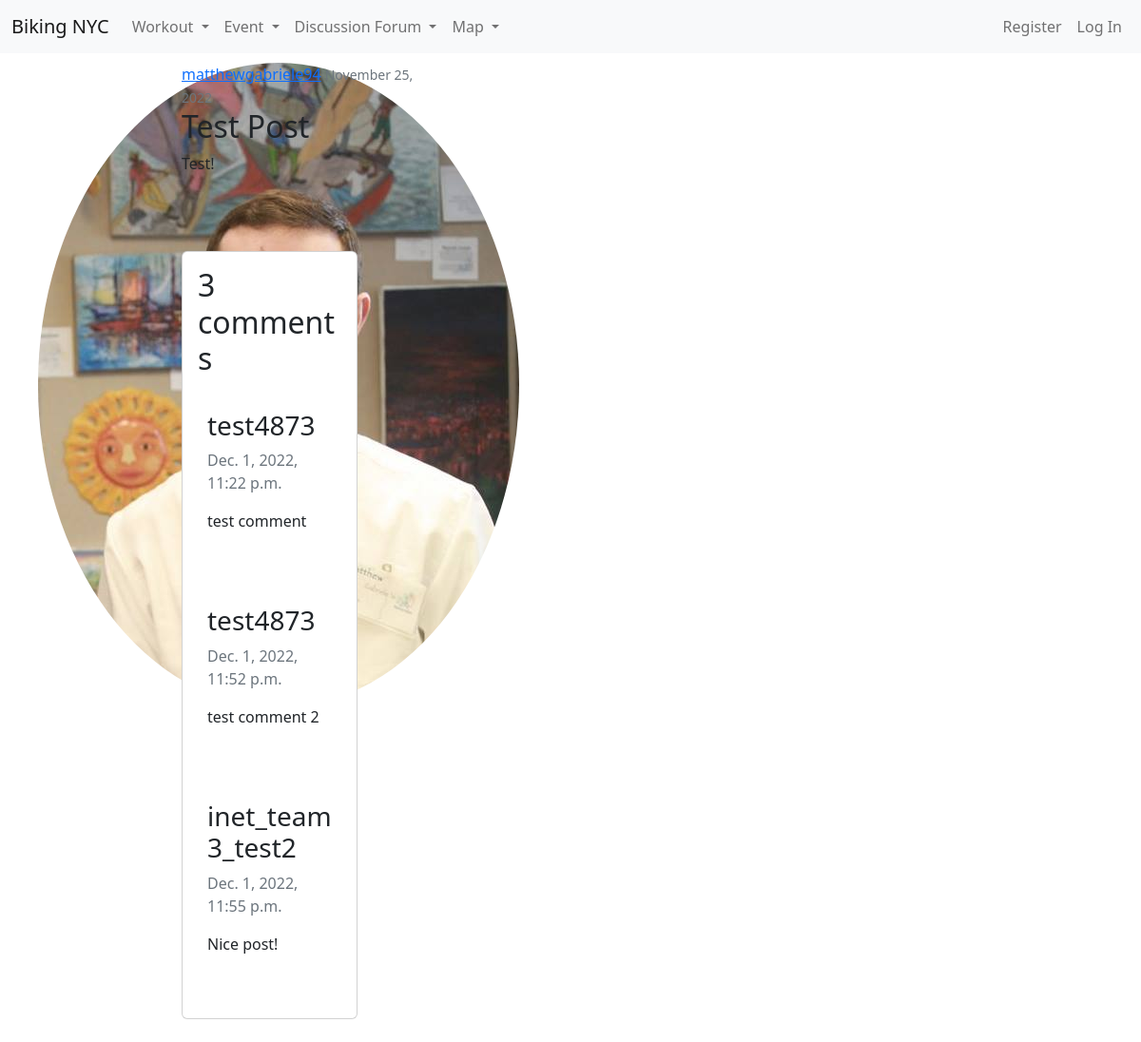
The app's page /post/2/ with its own data.
### bikingapp/models.py (models this page shows, shortened)
class Post(models.Model):
    title = models.CharField(max_length=100)
    content = models.TextField()
    date_posted = models.DateTimeField(default=timezone.now)
    author = models.ForeignKey(settings.AUTH_USER_MODEL, on_delete=models.CASCADE)

class CustomUser(AbstractUser):
    def image_upload_to(self, instance=None):
        if instance:
            return os.path.join("Users", self.username, instance)
        return None
    STATUS = (
        ("regular", "regular"),
        ("subscriber", "subscriber"),
        ("moderator", "moderator"),
    )
    email = models.EmailField(unique=True)
    status = models.CharField(max_length=100, choices=STATUS, default="regular")
    description = models.TextField(
        "Description", max_length=600, default="", blank=True
    )
    image = models.ImageField(default="default/user.jpg", upload_to=image_upload_to)
    def __str__(self):
        return self.username

class DiscForumComment(models.Model):
    post = models.ForeignKey(Post, on_delete=models.CASCADE, related_name="comments")
    author = models.ForeignKey(
        settings.AUTH_USER_MODEL, on_delete=models.SET_NULL, null=True, blank=True
    )
    body = models.TextField()
    created_on = models.DateTimeField(auto_now_add=True)
    class Meta:
        ordering = ["created_on"]

### bikingapp/views.py (the view, shortened to what this page needs)
# urls.py: path("post/<int:pk>/", PostDetailView.as_view(), name="post-detail"),
class PostDetailView(FormMixin, DetailView):
    model = Post
    template_name = "discforum/post_detail.html"
    form_class = DiscForumCommentForm
    def get_context_data(self, **kwargs):
        context = super().get_context_data(**kwargs)
        context["form"] = DiscForumCommentForm
        context["comments"] = models.DiscForumComment.objects.order_by("id").filter(
            post=self.object
        )
        context["userLoggedIn"] = not self.request.user.is_anonymous
        return context

### bikingapp/templates/discforum/post_detail.html (shortened to what this page needs)
<!DOCTYPE html>
<html lang="en">
<head>
  <link href="https://cdn.jsdelivr.net/npm/bootstrap@5.2.2/dist/css/bootstrap.min.css" rel="stylesheet"
>
</head>
<body>
  {% extends 'base.html' %}
  {% block content %}
  <div class="col-6 content-section2">
    <div class="row">
      <div class="col-3">
        <article class="media">
      </div>
      <div class="col-6">
        <div class="media-body">
          <div class="article-metadata">
            <a class="mr-2" href="#">{{ object.author }}</a>
            <small class="text-muted">{{ object.date_posted|date:"F d, Y" }}</small>
          </div>
          <h2 class="article-title">{{ object.title }}</h2>
          <p class="article-content">{{ object.content }}</p>
          <br>
          <br>
        </div>
        <div class="col-md-8 card mb-4  mt-3 ">
          <div class="card-body">
            <h2>{{ comments.count }} comments</h2>
            {% for comment in comments %}
            <div class="comments" style="padding: 10px;">
              <p class="font-weight-bold">
              <h3>{{ comment.author }}</h3>
              <span class=" text-muted font-weight-normal">
                {{ comment.created_on }}
              </span>
              </p>
              {{ comment.body | linebreaks }}
            </div>
            <br>
            {% endfor %}
          </div>
        </div>
      </div>
    </div>
  </div>
  {% endblock content %}

### records on screen
Post: author "matthewgabriele94", date_posted "November 25, 2022", title "Test Post", content "Test!"
DiscForumComment: author "test4873", created_on "Dec. 1, 2022, 11:22 p.m.", body "test comment"
DiscForumComment: author "test4873", created_on "Dec. 1, 2022, 11:52 p.m.", body "test comment 2"
DiscForumComment: author "inet_team3_test2", created_on "Dec. 1, 2022, 11:55 p.m.", body "Nice post!"

### other values on screen
{{ comments.count }} "3"
